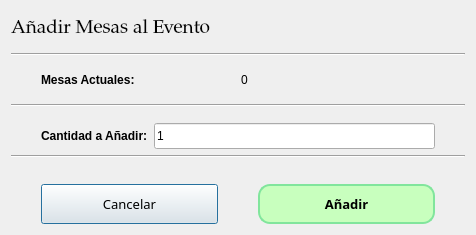
<?xml version="1.0" encoding="UTF-8"?>
<ui version="4.0">
 <class>Dialog</class>
 <widget class="QDialog" name="Dialog">
  <property name="geometry">
   <rect>
    <x>0</x>
    <y>0</y>
    <width>476</width>
    <height>235</height>
   </rect>
  </property>
  <property name="windowTitle">
   <string>Añadir Mesas</string>
  </property>
  <layout class="QVBoxLayout" name="verticalLayout">
   <item>
    <layout class="QHBoxLayout" name="horizontalLayout_Titulo">
     <item>
      <widget class="QLabel" name="label_Titulo">
       <property name="font">
        <font>
         <family>Palatino Linotype</family>
         <pointsize>14</pointsize>
        </font>
       </property>
       <property name="text">
        <string>Añadir Mesas al Evento</string>
       </property>
      </widget>
     </item>
    </layout>
   </item>
   <item>
    <widget class="Line" name="line_1">
     <property name="orientation">
      <enum>Qt::Horizontal</enum>
     </property>
    </widget>
   </item>
   <item>
    <layout class="QHBoxLayout" name="horizontalLayout_MesasActuales">
     <property name="leftMargin">
      <number>30</number>
     </property>
     <property name="rightMargin">
      <number>30</number>
     </property>
     <item>
      <widget class="QLabel" name="label_Actual">
       <property name="font">
        <font>
         <weight>75</weight>
         <bold>true</bold>
        </font>
       </property>
       <property name="text">
        <string>Mesas Actuales:</string>
       </property>
      </widget>
     </item>
     <item>
      <widget class="QLabel" name="lblMesasActuales">
       <property name="font">
        <font>
         <weight>50</weight>
         <bold>false</bold>
        </font>
       </property>
       <property name="text">
        <string>0</string>
       </property>
      </widget>
     </item>
    </layout>
   </item>
   <item>
    <widget class="Line" name="line">
     <property name="orientation">
      <enum>Qt::Horizontal</enum>
     </property>
    </widget>
   </item>
   <item>
    <layout class="QHBoxLayout" name="horizontalLayout_Input">
     <property name="leftMargin">
      <number>30</number>
     </property>
     <property name="topMargin">
      <number>10</number>
     </property>
     <property name="rightMargin">
      <number>30</number>
     </property>
     <item>
      <widget class="QLabel" name="label_Input">
       <property name="font">
        <font>
         <weight>75</weight>
         <bold>true</bold>
        </font>
       </property>
       <property name="text">
        <string>Cantidad a Añadir:</string>
       </property>
      </widget>
     </item>
     <item>
      <widget class="QLineEdit" name="lneNumMesasAñadir">
       <property name="maximumSize">
        <size>
         <width>16777215</width>
         <height>30</height>
        </size>
       </property>
       <property name="text">
        <string>1</string>
       </property>
      </widget>
     </item>
    </layout>
   </item>
   <item>
    <widget class="Line" name="line_2">
     <property name="orientation">
      <enum>Qt::Horizontal</enum>
     </property>
    </widget>
   </item>
   <item>
    <layout class="QHBoxLayout" name="horizontalLayout_Botones">
     <property name="spacing">
      <number>40</number>
     </property>
     <property name="leftMargin">
      <number>30</number>
     </property>
     <property name="topMargin">
      <number>20</number>
     </property>
     <property name="rightMargin">
      <number>30</number>
     </property>
     <property name="bottomMargin">
      <number>0</number>
     </property>
     <item>
      <widget class="QPushButton" name="btnCancelar">
       <property name="minimumSize">
        <size>
         <width>0</width>
         <height>40</height>
        </size>
       </property>
       <property name="font">
        <font>
         <family>Alef</family>
         <pointsize>10</pointsize>
        </font>
       </property>
       <property name="cursor">
        <cursorShape>PointingHandCursor</cursorShape>
       </property>
       <property name="text">
        <string>Cancelar</string>
       </property>
      </widget>
     </item>
     <item>
      <widget class="QPushButton" name="btnConfirmar">
       <property name="minimumSize">
        <size>
         <width>0</width>
         <height>40</height>
        </size>
       </property>
       <property name="font">
        <font>
         <family>Alef</family>
         <pointsize>10</pointsize>
         <weight>75</weight>
         <bold>true</bold>
        </font>
       </property>
       <property name="cursor">
        <cursorShape>PointingHandCursor</cursorShape>
       </property>
       <property name="styleSheet">
        <string notr="true">
        /* Estilo basado en btnCrear de AñadirParticipante */
        QWidget {
            background-color: rgb(200, 255, 190);
            padding:10px;	
            border: none;
            border-radius: 12px;
            border: 2px solid #81E59C;
            padding: 8px 15px;
            font-weight: bold;
            color: black;
        }
        QPushButton#btnConfirmar:hover {
            background-color: #81E59C;
        }
        </string>
       </property>
       <property name="text">
        <string>Añadir</string>
       </property>
      </widget>
     </item>
    </layout>
   </item>
  </layout>
 </widget>
 <resources/>
 <connections/>
</ui>
